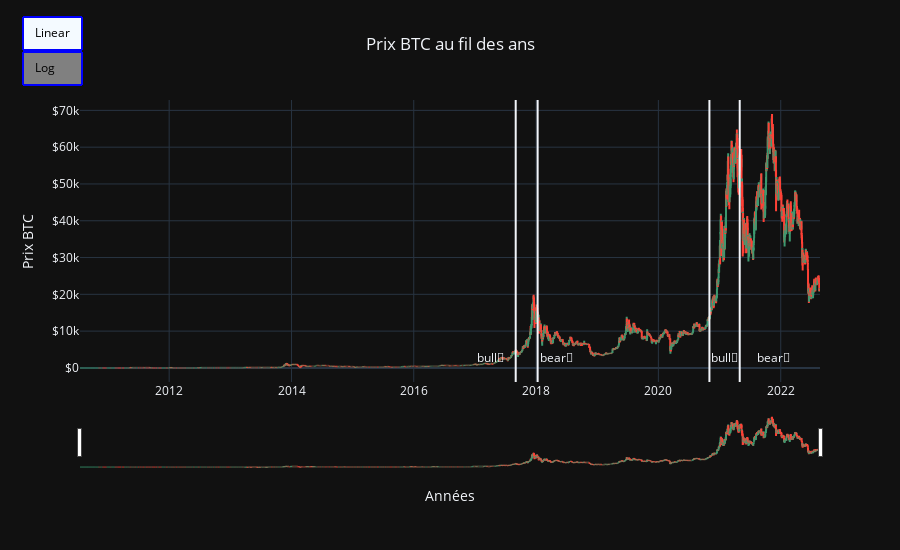

Here is the notebook cell this chart was saved with:
### Code cell
import plotly.graph_objects as go

fig = go.Figure(data=go.Ohlc(x=data['Date'],
                open=data['Open'],
                high=data['High'],
                low=data['Low'],
                close=data['Close']))

fig.update_layout(template='plotly_dark',
    height = 550,
    title='Prix BTC au fil des ans',
    xaxis_title="Années",
    yaxis_title='Prix BTC',title_x=0.5,
    shapes = [dict(x0='2017-09-01', x1='2017-09-01', y0=0, y1=1, xref='x', yref='paper',line_width=2),
              dict(x0='2018-01-10', x1='2018-01-10', y0=0, y1=1, xref='x', yref='paper',line_width=2),
              dict(x0='2020-11-01', x1='2020-11-01', y0=0, y1=1, xref='x', yref='paper',line_width=2),
             dict(x0='2021-05-01', x1='2021-05-01', y0=0, y1=1, xref='x', yref='paper',line_width=2)],
    annotations=[dict(x='2017-01-01', y=0.05, xref='x', yref='paper',showarrow=False, xanchor='left', text='bull🐂'),
        dict(x='2018-01-10', y=0.05, xref='x', yref='paper',showarrow=False, xanchor='left', text='bear🐻'),
        dict(x='2020-11-01', y=0.05, xref='x', yref='paper',showarrow=False, xanchor='left', text='bull🐂'),
        dict(x='2021-08-01', y=0.05, xref='x', yref='paper',showarrow=False, xanchor='left', text='bear🐻')],
    updatemenus=[
        dict(type='buttons',
             buttons=[dict(label='Linear', method='relayout',args=[{'yaxis.type': 'linear'}]),
                      dict(label='Log', method='relayout', args=[{'yaxis.type': 'log'}])],
                      x=0, y=1.3, bgcolor = 'gray', bordercolor = 'blue', borderwidth = 2, font = dict(color = 'black')
            )]
)

fig.update_yaxes(
    tickprefix="$", showgrid=True
)

fig.update_xaxes(
     showgrid=True
)

fig.show()

### Figure 1 — Plotly figure (JSON) as saved in the notebook; plotly's stock layout.template omitted (floating-point values rounded to 4 significant figures; data arrays with more than 128 entries replaced by an {"elided": "..."} marker saying what was removed)
{"data": [{"close": {"elided": "4420 float values"}, "high": {"elided": "4420 float values"}, "low": {"elided": "4420 float values"}, "open": {"elided": "4420 float values"}, "type": "ohlc", "x": {"elided": "4420 str values"}}], "layout": {"annotations": [{"showarrow": false, "text": "bull🐂", "x": "2017-01-01", "xanchor": "left", "xref": "x", "y": 0.05, "yref": "paper"}, {"showarrow": false, "text": "bear🐻", "x": "2018-01-10", "xanchor": "left", "xref": "x", "y": 0.05, "yref": "paper"}, {"showarrow": false, "text": "bull🐂", "x": "2020-11-01", "xanchor": "left", "xref": "x", "y": 0.05, "yref": "paper"}, {"showarrow": false, "text": "bear🐻", "x": "2021-08-01", "xanchor": "left", "xref": "x", "y": 0.05, "yref": "paper"}], "height": 550, "shapes": [{"line": {"width": 2}, "x0": "2017-09-01", "x1": "2017-09-01", "xref": "x", "y0": 0, "y1": 1, "yref": "paper"}, {"line": {"width": 2}, "x0": "2018-01-10", "x1": "2018-01-10", "xref": "x", "y0": 0, "y1": 1, "yref": "paper"}, {"line": {"width": 2}, "x0": "2020-11-01", "x1": "2020-11-01", "xref": "x", "y0": 0, "y1": 1, "yref": "paper"}, {"line": {"width": 2}, "x0": "2021-05-01", "x1": "2021-05-01", "xref": "x", "y0": 0, "y1": 1, "yref": "paper"}], "title": {"text": "Prix BTC au fil des ans", "x": 0.5}, "updatemenus": [{"bgcolor": "gray", "bordercolor": "blue", "borderwidth": 2, "buttons": [{"args": [{"yaxis.type": "linear"}], "label": "Linear", "method": "relayout"}, {"args": [{"yaxis.type": "log"}], "label": "Log", "method": "relayout"}], "font": {"color": "black"}, "type": "buttons", "x": 0, "y": 1.3}], "xaxis": {"showgrid": true, "title": {"text": "Années"}}, "yaxis": {"showgrid": true, "tickprefix": "$", "title": {"text": "Prix BTC"}}}}
